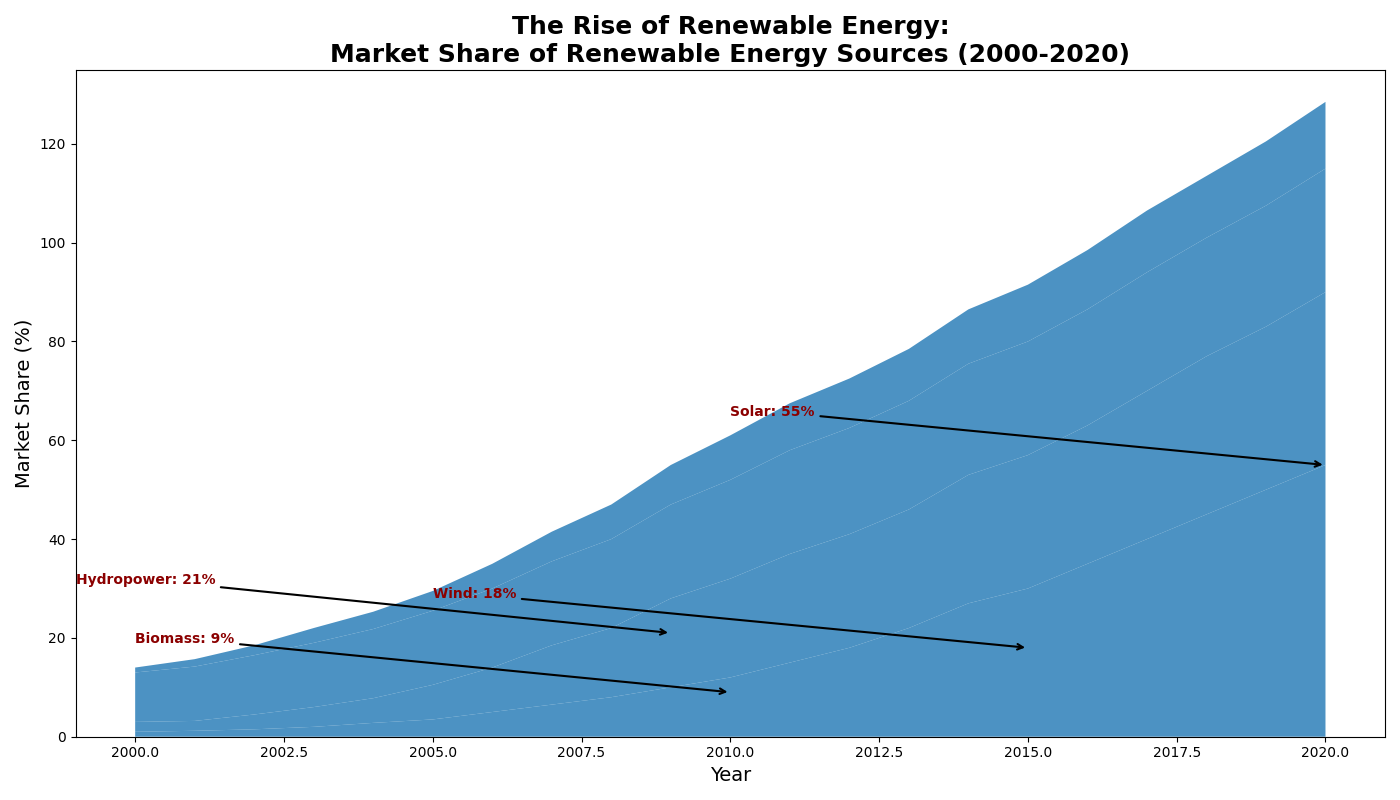

The Python source for this figure:
import numpy as np
import matplotlib.pyplot as plt

years = np.arange(2000, 2021)

solar = np.array([1, 1.2, 1.5, 2, 2.8, 3.5, 5, 6.5, 8, 10, 12, 15, 18, 22, 27, 30, 35, 40, 45, 50, 55])
wind = np.array([2, 2, 3, 4, 5, 7, 9, 12, 14, 18, 20, 22, 23, 24, 26, 27, 28, 30, 32, 33, 35])
hydro = np.array([10, 11, 12, 13, 14, 15, 16, 17, 18, 19, 20, 21, 21.5, 22, 22.5, 23, 23.5, 24, 24, 24.5, 25])
biomass = np.array([1, 1.5, 2, 3, 3.5, 4, 5, 6, 7, 8, 9, 9.5, 10, 10.5, 11, 11.5, 12, 12.5, 12.5, 13, 13.5])

energy_data = np.vstack([solar, wind, hydro, biomass])

fig, ax = plt.subplots(figsize=(14, 8))

# Apply a single color for all data groups
single_color = '#1f77b4'
ax.stackplot(years, energy_data, colors=[single_color]*energy_data.shape[0], alpha=0.8)

ax.set_title('The Rise of Renewable Energy:\nMarket Share of Renewable Energy Sources (2000-2020)', fontsize=18, fontweight='bold', ha='center')
ax.set_xlabel('Year', fontsize=14)
ax.set_ylabel('Market Share (%)', fontsize=14)

significant_years = {
    'Solar': 2020,
    'Wind': 2015,
    'Hydropower': 2009,
    'Biomass': 2010
}
annotations = {
    'Solar': 55,
    'Wind': 18,
    'Hydropower': 21,
    'Biomass': 9
}

for source, year in significant_years.items():
    ax.annotate(f"{source}: {annotations[source]}%",
                xy=(year, annotations[source]), 
                xytext=(year - 10, annotations[source] + 10),
                arrowprops=dict(facecolor='black', arrowstyle='->', lw=1.5),
                fontsize=10, fontweight='bold', color='darkred')

plt.tight_layout()

plt.show()
